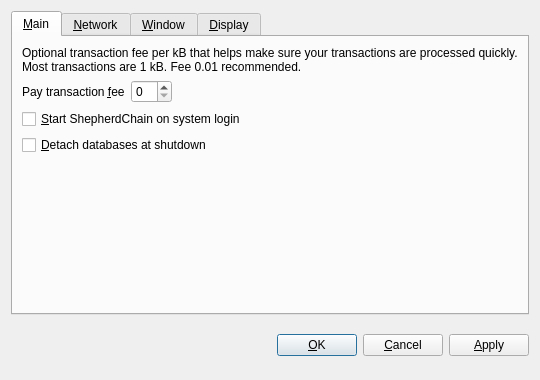
<?xml version="1.0" encoding="UTF-8"?>
<ui version="4.0">
 <class>OptionsDialog</class>
 <widget class="QDialog" name="OptionsDialog">
  <property name="geometry">
   <rect>
    <x>0</x>
    <y>0</y>
    <width>540</width>
    <height>380</height>
   </rect>
  </property>
  <property name="windowTitle">
   <string>Options</string>
  </property>
  <property name="modal">
   <bool>true</bool>
  </property>
  <layout class="QVBoxLayout" name="verticalLayout">
   <item>
    <widget class="QTabWidget" name="tabWidget">
     <property name="tabPosition">
      <enum>QTabWidget::North</enum>
     </property>
     <property name="currentIndex">
      <number>0</number>
     </property>
     <widget class="QWidget" name="tabMain">
      <attribute name="title">
       <string>&amp;Main</string>
      </attribute>
      <layout class="QVBoxLayout" name="verticalLayout_Main">
       <item>
        <widget class="QLabel" name="transactionFeeInfoLabel">
         <property name="text">
          <string>Optional transaction fee per kB that helps make sure your transactions are processed quickly. Most transactions are 1 kB. Fee 0.01 recommended.</string>
         </property>
         <property name="textFormat">
          <enum>Qt::PlainText</enum>
         </property>
         <property name="wordWrap">
          <bool>true</bool>
         </property>
        </widget>
       </item>
       <item>
        <layout class="QHBoxLayout" name="horizontalLayout_Main">
         <item>
          <widget class="QLabel" name="transactionFeeLabel">
           <property name="text">
            <string>Pay transaction &amp;fee</string>
           </property>
           <property name="textFormat">
            <enum>Qt::PlainText</enum>
           </property>
           <property name="buddy">
            <cstring>transactionFee</cstring>
           </property>
          </widget>
         </item>
         <item>
          <widget class="BitcoinAmountField" name="transactionFee"/>
         </item>
         <item>
          <spacer name="horizontalSpacer_Main">
           <property name="orientation">
            <enum>Qt::Horizontal</enum>
           </property>
           <property name="sizeHint" stdset="0">
            <size>
             <width>40</width>
             <height>20</height>
            </size>
           </property>
          </spacer>
         </item>
        </layout>
       </item>
       <item>
        <widget class="QCheckBox" name="bitcoinAtStartup">
         <property name="toolTip">
          <string>Automatically start ShepherdChain after logging in to the system.</string>
         </property>
         <property name="text">
          <string>&amp;Start ShepherdChain on system login</string>
         </property>
        </widget>
       </item>
       <item>
        <widget class="QCheckBox" name="detachDatabases">
         <property name="toolTip">
          <string>Detach block and address databases at shutdown. This means they can be moved to another data directory, but it slows down shutdown. The wallet is always detached.</string>
         </property>
         <property name="text">
          <string>&amp;Detach databases at shutdown</string>
         </property>
        </widget>
       </item>
       <item>
        <spacer name="verticalSpacer_Main">
         <property name="orientation">
          <enum>Qt::Vertical</enum>
         </property>
         <property name="sizeHint" stdset="0">
          <size>
           <width>20</width>
           <height>40</height>
          </size>
         </property>
        </spacer>
       </item>
      </layout>
     </widget>
     <widget class="QWidget" name="tabNetwork">
      <attribute name="title">
       <string>&amp;Network</string>
      </attribute>
      <layout class="QVBoxLayout" name="verticalLayout_Network">
       <item>
        <widget class="QCheckBox" name="mapPortUpnp">
         <property name="toolTip">
          <string>Automatically open the ShepherdChain client port on the router. This only works when your router supports UPnP and it is enabled.</string>
         </property>
         <property name="text">
          <string>Map port using &amp;UPnP</string>
         </property>
        </widget>
       </item>
       <item>
        <widget class="QCheckBox" name="connectSocks">
         <property name="toolTip">
          <string>Connect to the ShepherdChain network through a SOCKS proxy (e.g. when connecting through Tor).</string>
         </property>
         <property name="text">
          <string>&amp;Connect through SOCKS proxy:</string>
         </property>
        </widget>
       </item>
       <item>
        <layout class="QHBoxLayout" name="horizontalLayout_Network">
         <item>
          <widget class="QLabel" name="proxyIpLabel">
           <property name="text">
            <string>Proxy &amp;IP:</string>
           </property>
           <property name="textFormat">
            <enum>Qt::PlainText</enum>
           </property>
           <property name="buddy">
            <cstring>proxyIp</cstring>
           </property>
          </widget>
         </item>
         <item>
          <widget class="QValidatedLineEdit" name="proxyIp">
           <property name="maximumSize">
            <size>
             <width>140</width>
             <height>16777215</height>
            </size>
           </property>
           <property name="toolTip">
            <string>IP address of the proxy (e.g. 127.0.0.1)</string>
           </property>
          </widget>
         </item>
         <item>
          <widget class="QLabel" name="proxyPortLabel">
           <property name="text">
            <string>&amp;Port:</string>
           </property>
           <property name="textFormat">
            <enum>Qt::PlainText</enum>
           </property>
           <property name="buddy">
            <cstring>proxyPort</cstring>
           </property>
          </widget>
         </item>
         <item>
          <widget class="QLineEdit" name="proxyPort">
           <property name="maximumSize">
            <size>
             <width>55</width>
             <height>16777215</height>
            </size>
           </property>
           <property name="toolTip">
            <string>Port of the proxy (e.g. 9050)</string>
           </property>
          </widget>
         </item>
         <item>
          <widget class="QLabel" name="socksVersionLabel">
           <property name="text">
            <string>SOCKS &amp;Version:</string>
           </property>
           <property name="textFormat">
            <enum>Qt::PlainText</enum>
           </property>
           <property name="buddy">
            <cstring>socksVersion</cstring>
           </property>
          </widget>
         </item>
         <item>
          <widget class="QValueComboBox" name="socksVersion">
           <property name="toolTip">
            <string>SOCKS version of the proxy (e.g. 5)</string>
           </property>
          </widget>
         </item>
         <item>
          <spacer name="horizontalSpacer_Network">
           <property name="orientation">
            <enum>Qt::Horizontal</enum>
           </property>
           <property name="sizeHint" stdset="0">
            <size>
             <width>40</width>
             <height>20</height>
            </size>
           </property>
          </spacer>
         </item>
        </layout>
       </item>
       <item>
        <spacer name="verticalSpacer_Network">
         <property name="orientation">
          <enum>Qt::Vertical</enum>
         </property>
         <property name="sizeHint" stdset="0">
          <size>
           <width>20</width>
           <height>40</height>
          </size>
         </property>
        </spacer>
       </item>
      </layout>
     </widget>
     <widget class="QWidget" name="tabWindow">
      <attribute name="title">
       <string>&amp;Window</string>
      </attribute>
      <layout class="QVBoxLayout" name="verticalLayout_Window">
       <item>
        <widget class="QCheckBox" name="minimizeToTray">
         <property name="toolTip">
          <string>Show only a tray icon after minimizing the window.</string>
         </property>
         <property name="text">
          <string>&amp;Minimize to the tray instead of the taskbar</string>
         </property>
        </widget>
       </item>
       <item>
        <widget class="QCheckBox" name="minimizeOnClose">
         <property name="toolTip">
          <string>Minimize instead of exit the application when the window is closed. When this option is enabled, the application will be closed only after selecting Quit in the menu.</string>
         </property>
         <property name="text">
          <string>M&amp;inimize on close</string>
         </property>
        </widget>
       </item>
       <item>
        <spacer name="verticalSpacer_Window">
         <property name="orientation">
          <enum>Qt::Vertical</enum>
         </property>
         <property name="sizeHint" stdset="0">
          <size>
           <width>20</width>
           <height>40</height>
          </size>
         </property>
        </spacer>
       </item>
      </layout>
     </widget>
     <widget class="QWidget" name="tabDisplay">
      <attribute name="title">
       <string>&amp;Display</string>
      </attribute>
      <layout class="QVBoxLayout" name="verticalLayout_Display">
       <item>
        <layout class="QHBoxLayout" name="horizontalLayout_1_Display">
         <item>
          <widget class="QLabel" name="langLabel">
           <property name="text">
            <string>User Interface &amp;language:</string>
           </property>
           <property name="textFormat">
            <enum>Qt::PlainText</enum>
           </property>
           <property name="buddy">
            <cstring>lang</cstring>
           </property>
          </widget>
         </item>
         <item>
          <widget class="QValueComboBox" name="lang">
           <property name="toolTip">
            <string>The user interface language can be set here. This setting will take effect after restarting ShepherdChain.</string>
           </property>
          </widget>
         </item>
        </layout>
       </item>
       <item>
        <layout class="QHBoxLayout" name="horizontalLayout_2_Display">
         <item>
          <widget class="QLabel" name="unitLabel">
           <property name="text">
            <string>&amp;Unit to show amounts in:</string>
           </property>
           <property name="textFormat">
            <enum>Qt::PlainText</enum>
           </property>
           <property name="buddy">
            <cstring>unit</cstring>
           </property>
          </widget>
         </item>
         <item>
          <widget class="QValueComboBox" name="unit">
           <property name="toolTip">
            <string>Choose the default subdivision unit to show in the interface and when sending coins.</string>
           </property>
          </widget>
         </item>
        </layout>
       </item>
       <item>
        <widget class="QCheckBox" name="displayAddresses">
         <property name="toolTip">
          <string>Whether to show ShepherdChain addresses in the transaction list or not.</string>
         </property>
         <property name="text">
          <string>&amp;Display addresses in transaction list</string>
         </property>
        </widget>
       </item>
       <item>
        <spacer name="verticalSpacer_Display">
         <property name="orientation">
          <enum>Qt::Vertical</enum>
         </property>
         <property name="sizeHint" stdset="0">
          <size>
           <width>20</width>
           <height>40</height>
          </size>
         </property>
        </spacer>
       </item>
      </layout>
     </widget>
    </widget>
   </item>
   <item>
    <layout class="QHBoxLayout" name="horizontalLayout_Buttons">
     <item>
      <spacer name="horizontalSpacer_1">
       <property name="orientation">
        <enum>Qt::Horizontal</enum>
       </property>
       <property name="sizeHint" stdset="0">
        <size>
         <width>40</width>
         <height>48</height>
        </size>
       </property>
      </spacer>
     </item>
     <item>
      <widget class="QLabel" name="statusLabel">
       <property name="font">
        <font>
         <weight>75</weight>
         <bold>true</bold>
        </font>
       </property>
       <property name="text">
        <string/>
       </property>
       <property name="textFormat">
        <enum>Qt::PlainText</enum>
       </property>
       <property name="wordWrap">
        <bool>true</bool>
       </property>
      </widget>
     </item>
     <item>
      <spacer name="horizontalSpacer_2">
       <property name="orientation">
        <enum>Qt::Horizontal</enum>
       </property>
       <property name="sizeHint" stdset="0">
        <size>
         <width>40</width>
         <height>48</height>
        </size>
       </property>
      </spacer>
     </item>
     <item>
      <widget class="QPushButton" name="okButton">
       <property name="text">
        <string>&amp;OK</string>
       </property>
      </widget>
     </item>
     <item>
      <widget class="QPushButton" name="cancelButton">
       <property name="text">
        <string>&amp;Cancel</string>
       </property>
       <property name="autoDefault">
        <bool>false</bool>
       </property>
      </widget>
     </item>
     <item>
      <widget class="QPushButton" name="applyButton">
       <property name="text">
        <string>&amp;Apply</string>
       </property>
       <property name="autoDefault">
        <bool>false</bool>
       </property>
      </widget>
     </item>
    </layout>
   </item>
  </layout>
 </widget>
 <customwidgets>
  <customwidget>
   <class>BitcoinAmountField</class>
   <extends>QSpinBox</extends>
   <header>bitcoinamountfield.h</header>
  </customwidget>
  <customwidget>
   <class>QValueComboBox</class>
   <extends>QComboBox</extends>
   <header>qvaluecombobox.h</header>
  </customwidget>
  <customwidget>
   <class>QValidatedLineEdit</class>
   <extends>QLineEdit</extends>
   <header>qvalidatedlineedit.h</header>
  </customwidget>
 </customwidgets>
 <resources/>
 <connections/>
</ui>
